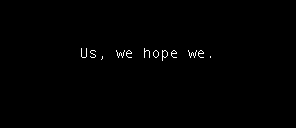

Recreate this plot in Python.
#!/usr/bin/python
#*- coding: utf-8 *-
import RPi.GPIO as GPIO
import Image, ImageDraw, ImageFont  # PIL - PythonImageLibrary
import time, datetime, sys, signal, urllib, requests, random, os
from StringIO import StringIO
from markov.markovchain import Markov # simple class for generating markov sentences
import button_logic # just for handling button presses
try:
    DEBUG = int(os.getenv("DEBUG"))
except TypeError:
    DEBUG = 0

# global vars
DISPLAY_WIDTH = 296
DISPLAY_HEIGHT = 128
current_dir = os.path.abspath(os.path.dirname(__file__))

# pin vars
trigger_pin = 13
change_state_pin = 6
green_led = 21
blue_led = 16
yellow_led = 20

if DEBUG:
	print "DEBUG mode"
else:
	print "PRODUCTION Mode"

if not DEBUG:
    import spidev as SPI # serial peripheral interface bus, where the display connects
    from EPD_driver import EPD_driver
    button_logic.setup_gpio(change_state_pin, trigger_pin, yellow_led, blue_led, green_led)

# quit app gracefully
def sigterm_handler(signum, frame):
    print 'closing app, SIGTERM signal received'
    sys.exit(0)
signal.signal(signal.SIGTERM, sigterm_handler)
random.seed(time.time())

# writes the image to the display
def image_to_display(img):
    # prepare for display
    im = main_img.transpose(Image.ROTATE_90)
    listim = list(im.getdata())
    # print im.format, im.size, im.mode, len(listim)
    # convert to list / bitmap
    listim2 = []
    for y in range(0, im.size[1]):
        for x in range(0, im.size[0]/8):
            val = 0
            for x8 in range(0, 8):
                if listim[(im.size[1]-y-1)*im.size[0] + x*8 + (7-x8)] > 128:
                    # print x,y,x8,'ON'
                    val = val | 0x01 << x8
                else:
                    # print x,y,x8,'OFF'
                    pass
            # print val
            listim2.append(val)
    for x in range(0,1000):
        listim2.append(0)
    # print len(listim2)
    ypos = 0
    xpos = 0
    disp.EPD_Dis_Part(xpos, xpos+im.size[0]-1, ypos, ypos+im.size[1]-1, listim2) # xStart, xEnd, yStart, yEnd, DisBuffer
    uploadtime = time.time()
    print "image uploaded, time: {}".format(uploadtime) 

# initialise the display and clear it
if not DEBUG:
    bus = 0
    device = 0
    disp = EPD_driver(spi = SPI.SpiDev(bus, device))
    print "disp size : %dx%d"%(disp.xDot, disp.yDot)

    print '------------init and Clear full screen------------'
    disp.Dis_Clear_full()
    disp.delay()
    print "display cleared and ready!"

    # display part
    disp.EPD_init_Part()
    disp.delay()

    # announce that we're ready
    GPIO.output(green_led, True)

# fonts for drawing within PIL
andale_ttf_small = ImageFont.truetype("source/fonts/andale_mono/AndaleMono.ttf", 16)
andale_ttf_large = ImageFont.truetype("source/fonts/andale_mono/AndaleMono.ttf", 26)

# main_img is used as screen buffer, all image composing/drawing is done in PIL,
# the main_img is then copied to the display (drawing on the disp itself is no fun)
main_img = Image.new("1", (DISPLAY_WIDTH, DISPLAY_HEIGHT))
draw = ImageDraw.Draw(main_img)

def generate_sentence(font):
    # generate sentence
    markov = Markov(order=2)
    markov.train(os.path.join(current_dir, "source", "data", "motivational.txt"))
    g_sentence = markov.generate(4)

    # remove all special symbols
    g_sentence = g_sentence.replace("’", "'").replace("\n", " ").replace("”", "")

    # calculates padding so that it fits nicely in the display
    padding_x = (DISPLAY_WIDTH - float(font.getsize(g_sentence)[0])) / 2
    padding_y = (DISPLAY_HEIGHT - float(font.getsize(g_sentence)[1])) / 2

    print "----> {}".format(g_sentence)

    if DEBUG:
        print "length of sentence: {}".format(len(g_sentence))
    	print "pixel size of sentence: {}".format(andale_ttf_small.getsize(g_sentence))

    return g_sentence, padding_x, padding_y

# our entry point
def main():

    draw.rectangle(((0, 0), (DISPLAY_WIDTH, DISPLAY_HEIGHT)), fill="black")
    image_to_display(main_img)
    time.sleep(1)

    while True:
        starttime = time.time()

        state_button = GPIO.input(change_state_pin)
        trigger_button = GPIO.input(trigger_pin)

        if state_button == False:
            button_logic.change_state(yellow_led, blue_led, green_led)
            print "Button press!"
	    time.sleep(0.3)

        if trigger_button == False:
            text, pos_x, pos_y = generate_sentence(font=andale_ttf_small)

            draw.rectangle(((0, 0), (DISPLAY_WIDTH, DISPLAY_HEIGHT)), fill="white")
            draw.text((pos_x, pos_y), text, fill=0, font=andale_ttf_small)
            # draw.text((tpx, tpy), text, fill=255, font=andale_ttf_small)

            if DEBUG:
                main_img.save("drawing_test.png")
            else:
		print "updating display.."
                image_to_display(main_img)
                time.sleep(1.0)

if __name__ == "__main__":
    try:
        main()
    except KeyboardInterrupt:
        pass
    finally:
        GPIO.cleanup()
